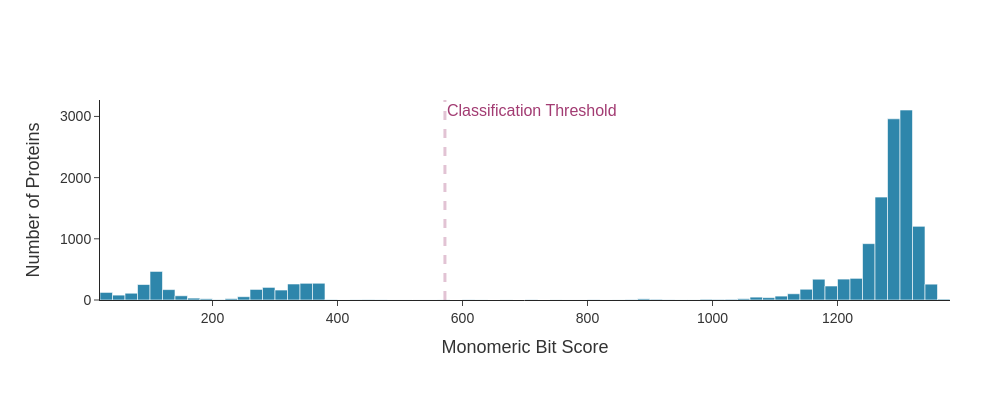

Notebook code for this chart:
### Code cell
fig = px.histogram(
    idh_classification_progenomes4.loc[idh_classification_progenomes4["class"] == "monomeric"], 
    x="mono_score",
    nbins=80,
    color_discrete_sequence=["#2E86AB"]  # Professional blue
)

# Add threshold line
fig.add_vline(
    x=normalized_monomeric_threshold*monomeric_motif_len,
    line_dash="dash",
    line_color="#A23B72",
    line_width=3,
    annotation_text="Classification Threshold",
    annotation_position="top right",
    annotation_font_size=16,
    annotation_font_color="#A23B72"
)

# Update layout for publication quality
fig.update_layout(
    xaxis_title="Monomeric Bit Score",
    yaxis_title="Number of Proteins",
    xaxis_title_font_size=18,
    yaxis_title_font_size=18,
    xaxis_tickfont_size=14,
    yaxis_tickfont_size=14,
    width=1000,
    height=400,
    showlegend=False,
    template="simple_white",
    margin=dict(l=100, r=50, t=100, b=100),
    font=dict(family="Arial, sans-serif", color="#333333")
)

fig.show()

### Figure 1 — Plotly figure (JSON) as saved in the notebook; plotly's stock layout.template omitted (floating-point values rounded to 4 significant figures; data arrays with more than 128 entries replaced by an {"elided": "..."} marker saying what was removed)
{"data": [{"bingroup": "x", "hovertemplate": "mono_score=%{x}<br>count=%{y}<extra></extra>", "legendgroup": "", "marker": {"color": "#2E86AB", "pattern": {"shape": ""}}, "name": "", "nbinsx": 80, "orientation": "v", "showlegend": false, "type": "histogram", "x": {"elided": "14739 float values"}, "xaxis": "x", "yaxis": "y"}], "layout": {"annotations": [{"font": {"color": "#A23B72", "size": 16}, "showarrow": false, "text": "Classification Threshold", "x": 571.9, "xanchor": "left", "xref": "x", "y": 1, "yanchor": "top", "yref": "y domain"}], "barmode": "relative", "font": {"color": "#333333", "family": "Arial, sans-serif"}, "height": 400, "legend": {"tracegroupgap": 0}, "margin": {"b": 100, "l": 100, "r": 50, "t": 100}, "shapes": [{"line": {"color": "#A23B72", "dash": "dash", "width": 3}, "type": "line", "x0": 571.9, "x1": 571.9, "xref": "x", "y0": 0, "y1": 1, "yref": "y domain"}], "showlegend": false, "width": 1000, "xaxis": {"anchor": "y", "domain": [0, 1], "tickfont": {"size": 14}, "title": {"font": {"size": 18}, "text": "Monomeric Bit Score"}}, "yaxis": {"anchor": "x", "domain": [0, 1], "tickfont": {"size": 14}, "title": {"font": {"size": 18}, "text": "Number of Proteins"}}}}
